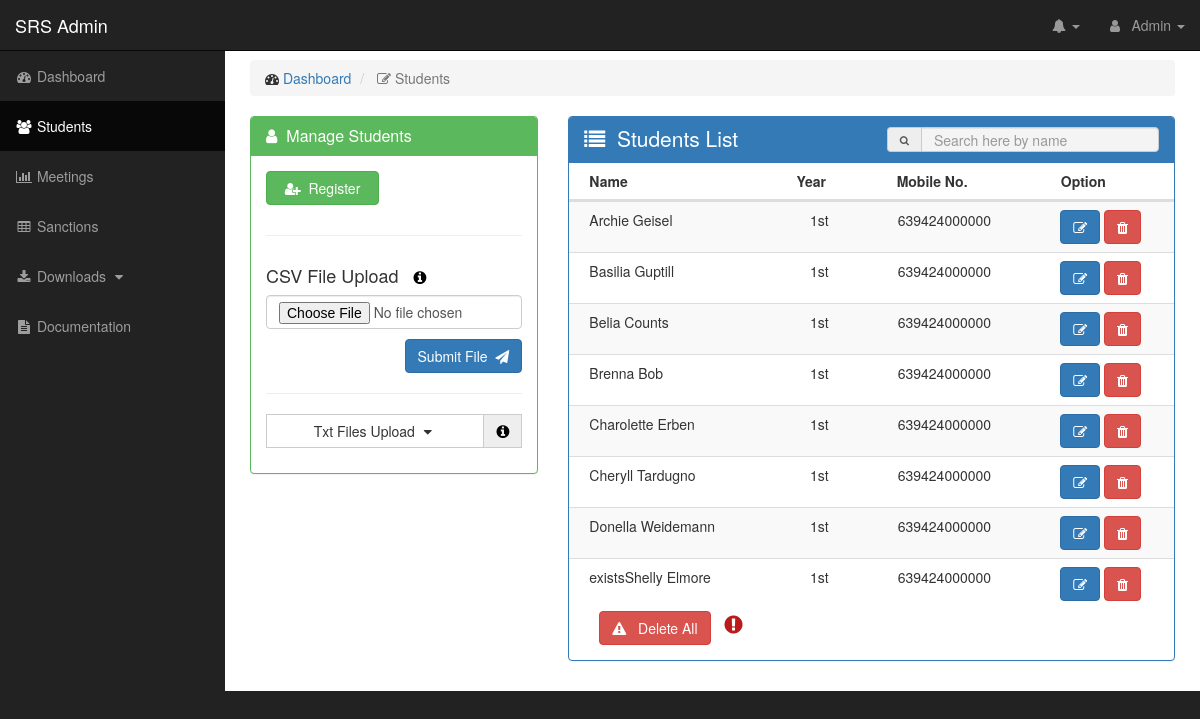
The app's page /pages/students.php (signed in) with its own data.
### tables this page shows
CREATE TABLE `student` (
  `s_id` int(11) NOT NULL,
  `name` varchar(50) NOT NULL,
  `year` enum('1st','2nd','3rd','4th') NOT NULL,
  `cpnum` bigint(12) NOT NULL
);

### process/functions.php (called while the page is built, shortened)
<?php
 function connect(){
   try {
     $db = new PDO("mysql:host=localhost;dbname=srs","root","", array(
    		PDO::MYSQL_ATTR_INIT_COMMAND => "SET NAMES UTF8",
    		PDO::MYSQL_ATTR_USE_BUFFERED_QUERY => TRUE,
    		PDO::MYSQL_ATTR_LOCAL_INFILE => TRUE,
    		PDO::MYSQL_ATTR_USE_BUFFERED_QUERY));
    	return $db;
   } catch (Exception $e) {
     header('Location: process/installdb.php');
   }
 }
function getstudents(){
	$db = connect();
	$sth = $db->prepare("SELECT * From student ORDER BY year,name");
	$sth->execute();
	$results = $sth->fetchAll(PDO::FETCH_OBJ);
	return $results;
}

### pages/students.php (the view, shortened to what this page needs)
<?php
include "../process/functions.php";
$dis = "disabled";
$btn = "btn-default";
 ?>
<!DOCTYPE html>
<html lang="en">
<head>
    <link href="../css/bootstrap.min.css" rel="stylesheet">
    <link href="../css/sb-admin.css" rel="stylesheet">
    <link href="../icons/css/font-awesome.min.css" rel="stylesheet" type="text/css">
		<link rel="stylesheet" href="https://maxcdn.bootstrapcdn.com/font-awesome/4.7.0/css/font-awesome.min.css">
</head>
<body>
    <div id="wrapper">
        <nav class="navbar navbar-inverse navbar-fixed-top" role="navigation">
            <div class="navbar-header">
                <a class="navbar-brand" href="index.php">SRS Admin</a>
            </div>
            <ul class="nav navbar-right top-nav">
                <li class="dropdown">
                    <a href="#" class="dropdown-toggle" data-toggle="dropdown"><i class="fa fa-bell"></i> <b class="caret"></b></a>
                </li>
                <li class="dropdown">
                    <a href="#" class="dropdown-toggle" data-toggle="dropdown"><i class="fa fa-user"></i>
                      &nbsp Admin <b class="caret"></b></a>
                </li>
            </ul>
            <div class="collapse navbar-collapse navbar-ex1-collapse">
                <ul class="nav navbar-nav side-nav">
                    <li>
                        <a href="index.php"><i class="fa fa-fw fa-dashboard"></i> Dashboard</a>
                    </li>
                    <li class="active">
                        <a href="#"><i class="fa fa-fw fa-group"></i> Students</a>
                    </li>
                    <li>
                        <a href="meetings.php"><i class="fa fa-fw fa-bar-chart-o"></i> Meetings</a>
                    </li>
                    <li>
                        <a href="sanctions.php"><i class="fa fa-fw fa-table"></i> Sanctions</a>
                    </li>
										<li>
												<a href="javascript:;" data-toggle="collapse" data-target="#demo"><i class="fa fa-fw fa-download"></i> Downloads <i class="fa fa-fw fa-caret-down"></i></a>
										</li>
										<li>
												<a href="#"><i class="fa fa-fw fa-file-text"></i> Documentation </a>
										</li>
                </ul>
            </div>
        </nav>
        <div id="page-wrapper">
            <div class="container-fluid">
                <div class="row">
                    <div class="col-lg-12">
                        <ol class="breadcrumb">
                            <li>
                                <i class="fa fa-dashboard"></i>  <a href="index.php">Dashboard</a>
                            </li>
                            <li class="active">
                                <i class="fa fa-edit"></i> Students
                            </li>
                        </ol>
                    </div>
                </div>
                <div class="row">
									<div class="col-lg-4">
											<div class="panel panel-green">
													<div class="panel-heading">
															<h3 class="panel-title"><i class="fa fa-user"></i>&nbsp Manage Students</h3>
													</div>
													<div class="panel-body" style="overflow-x: hidden;">
															<div class="" style="margin-bottom: 10px;">
																<div class="row">
																	<div class="col-md-6" style="margin-bottom: 10px;">
																		<button type="button" data-toggle="modal" data-target="#register-student"
																		class="btn btn-success btn-block" name="button">
																		<i class="fa fa-user-plus"></i>&nbsp Register</button>
																	</div>
																</div>
																<hr>
 																<div class="row" style="margin-bottom: 10px;">
																	<div class="col-md-12">
																		<form class="upcsv" class="form-group" enctype="multipart/form-data"
																		action="../process/fileprocess.php"	method="POST">
																			<h4>CSV File Upload
																			<a href="" data-toggle="tooltip" data-placement="right"
																			title="Download CSV file in settings for the format">
																			<i class="fa fa-info-circle"
																			style="font-size: 15px; color: black;
																			margin-left: 10px;"></i></a></h4>
																			<input class="form-control" name="csv" type="file"
																			placeholder="asdfasdf" value="Names" required>
																			<div class="text-right" style="margin-top: 10px;">
																				<button class="btn btn-primary"
																				type="submit" name="sub"> Submit File &nbsp<i class="fa fa-send">
																				</i></button>
																			</div>
																		</form>
																	</div>
																</div>
																<hr>
																<div class="row">
																	<div class="col-md-12">
																		<form class="form-horizontal" enctype="multipart/form-data"
																		action="../process/fileprocess.php"	method="POST"
																		<?php echo $dis; ?> style="">
																				<div class="input-group">
																					<a class="btn <?php echo $btn; ?> btn-block" href="javascript:;"
																					 data-toggle="collapse" style="border-radius: 0px;"
																					data-target="#txtupload">Txt Files Upload <i class="fa fa-caret-down fa-fw"></i></a>
																					<p class="input-group-addon"
																					style="border-radius: 0px;"	data-toggle="tooltip" data-placement="top"
																					title="This will only be activated incase of CSV file upload error!">
																					<i class="fa fa-info-circle" style="font-size: 15px; color: black;"></i></p></h4>
																				</div>
																			</form>
																	</div>
																</div>
															</div>
													</div>
											</div>
									</div>
									  <div class="col-lg-8">
                        <div class="panel panel-primary">
                            <div class="panel-heading">
															<div class="row">
																<div class="col-md-6">
																	<h3 style="font-size: 1.5em;" class="panel-title">
																		<i class="fa fa-list"></i>&nbsp Students List</h3>
																</div>
																<div class="col-md-6">
																	<div class="input-group">
																			<span style="font-size: 10px;"
																			class="input-group-addon"><i class="fa fa-search"></i></span>
																			<input style="background-color: #F4F4F4; height: 25px;"
																			class="form-control" type="text" name="searchname2"
																			value="" id="searchname" placeholder="Search here by name">
																	</div>
																</div>
															</div>
                            </div>
														<div class="row">
															<div class="col-md-12">
																<table class="table block" style="margin-bottom: 0px;">
																	<thead class="text-center">
																		<tr>
																			<th width="30%" class="indent">Name</th>
																			<th width="20%" class="text-center">Year</th>
																			<th width="20%" class="text-center">Mobile No.</th>
																			<th width="30%" class="text-center">Option</th>
																		</tr>
																	</thead>
																</table>
															</div>
														</div>
                            <div class="panel-body" style="padding-top: 0px;">
															<div class="row"style="overflow: auto;">
																<div  id="students-table" class="flot-chart"																>
																	<table class="table table-hover table-striped">
																		<tbody>
																			<?php foreach(getstudents() as $g): ?>
																			<tr>
																				<td class="indent"><?php echo  $g->name; ?></td>
																				<td><?php echo  $g->year; ?></td>
																				<td class="text-center"><?php echo  $g->cpnum; ?></td>
																				<td class="text-center"><a data-toggle="modal"
																					data-id="<?php echo $g->s_id;?>" title="Add this item"
																					class="editStudents btn btn-primary" href="#edit-students" data-target="#edit-students">
																				<i class="fa fa-edit"></i></a>
																				<a class="deleteStudent btn btn-danger" data-id="<?php echo $g->s_id?>">
																				<i class="fa fa-trash"></i></a></td>
																			</tr>
																		<?php endforeach; ?>
																		</tbody>
																	</table>
																</div>
															</div>
																<div class="col-md-12" style="margin-top: 10px;">
																	<a type="button" href="../process/deletestudent.php?action=deleteall"
																	onclick="return confirm('Sanction Records Will be deleted too!')"
																	class="btn btn-danger" name="button" data-toggle="tooltip"
																	title="Proceed with caution!">
																	<i class="fa fa-warning"></i> &nbsp Delete All</a>
																	<a href="" data-toggle="tooltip" data-placement="right"
																	title="Warning! This will delete everything in the list">
																	<i class="fa fa-exclamation-circle"
																	style="font-size: 1.5em; color: #BB1A1A; margin-left: 10px;"></i></a>
																</div>
                            </div>
                        </div>
                    </div>
                </div>
            </div>
        </div>
    </div>
</body>
</html>

### css/sb-admin.css (style rules this page uses)
body { margin-top: 100px; background-color: #222; }
@media (min-width:768px) { body { margin-top: 50px; } }
#wrapper { padding-left: 0; }
#page-wrapper { width: 100%; padding: 0; background-color: #fff; }
@media (min-width:768px) { #wrapper { padding-left: 225px; } }
@media (min-width:768px) { #page-wrapper { padding: 10px; } }
.top-nav { padding: 0 15px; }
.top-nav>li { display: inline-block; float: left; }
.top-nav>li>a { padding-top: 15px; padding-bottom: 15px; line-height: 20px; color: #999; }
@media (min-width:768px) { .side-nav { position: fixed; top: 51px; left: 225px; width: 225px; margin-left: -225px; border: none; border-radius: 0; overflow-y: auto; background-color: #222; bottom: 0; overflow-x: hidden; padding-bottom: 40px; } }
@media (min-width:768px) { .side-nav>li>a { width: 225px; } }
.flot-chart { display: block; height: 400px; }
.panel-green { border-color: #5cb85c; }
.panel-green > .panel-heading { border-color: #5cb85c; color: #fff; background-color: #5cb85c; }
.indent { padding-left: 20px !important; }

### records on screen
student: name "Archie Geisel", year "1st", cpnum "639424000000"
student: name "Basilia Guptill", year "1st", cpnum "639424000000"
student: name "Belia Counts", year "1st", cpnum "639424000000"
student: name "Brenna Bob", year "1st", cpnum "639424000000"
student: name "Charolette Erben", year "1st", cpnum "639424000000"
student: name "Cheryll Tardugno", year "1st", cpnum "639424000000"
student: name "Donella Weidemann", year "1st", cpnum "639424000000"
student: name "existsShelly Elmore", year "1st", cpnum "639424000000"
